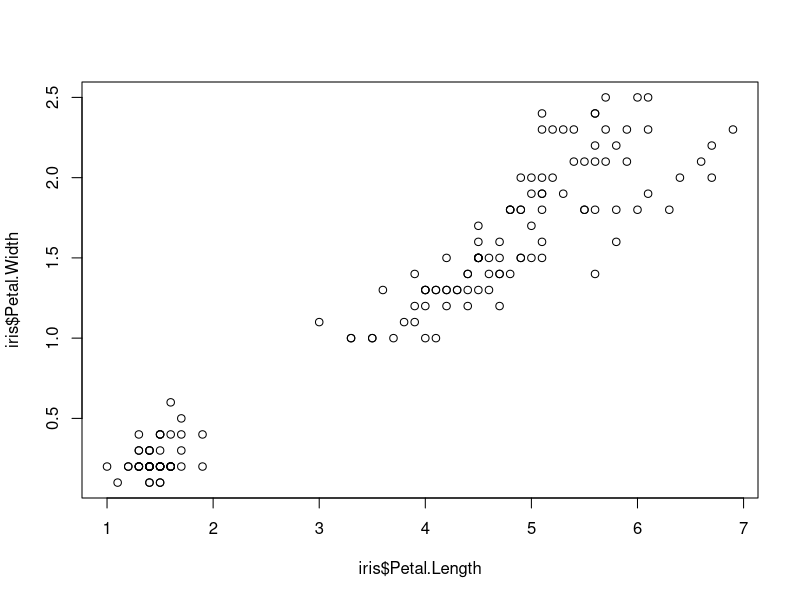
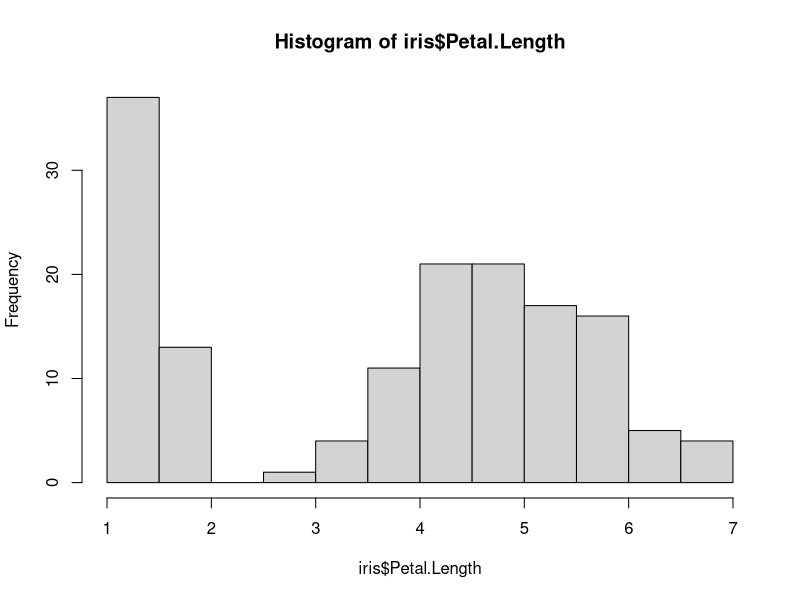
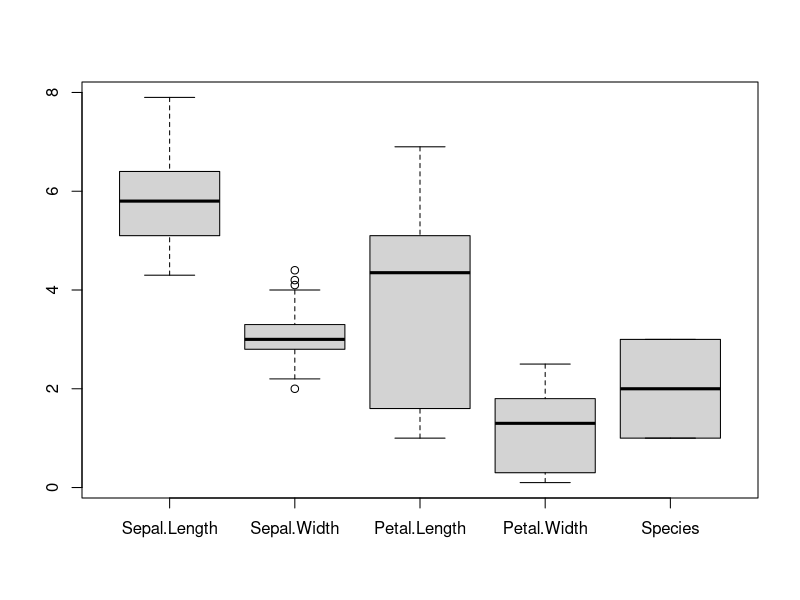
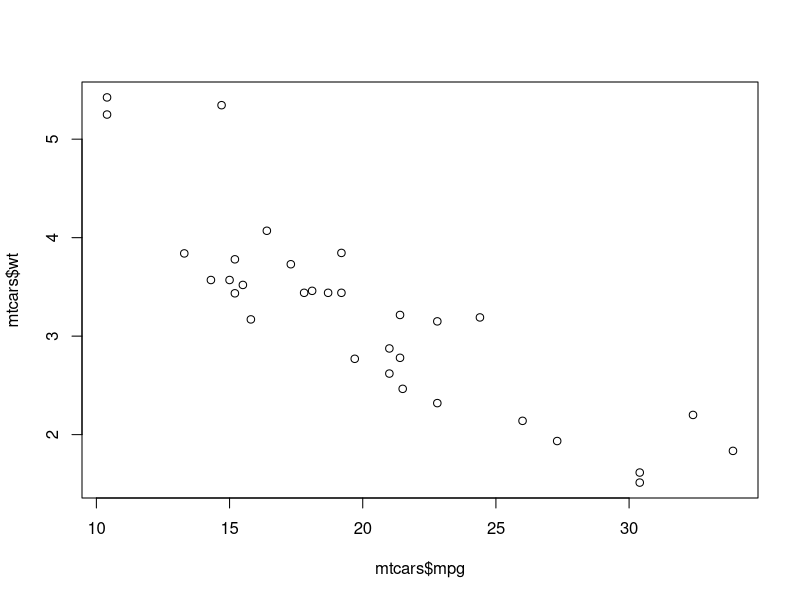
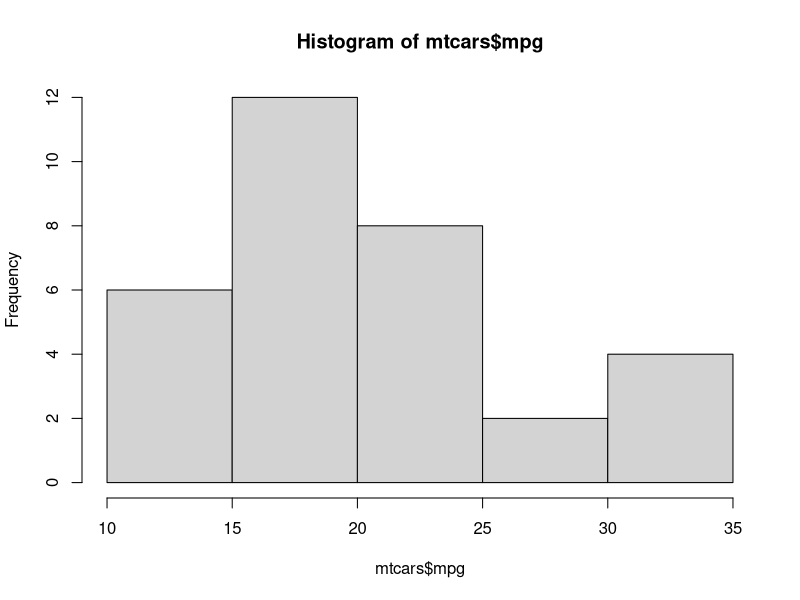
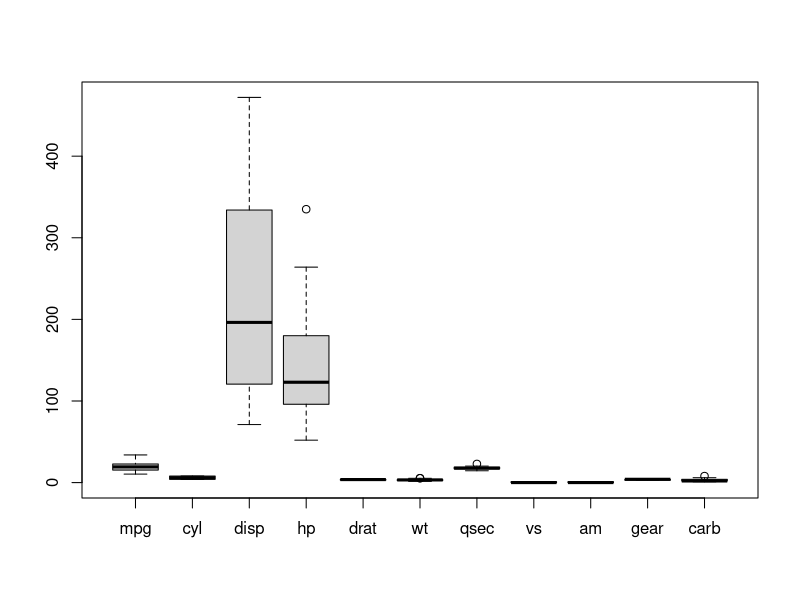
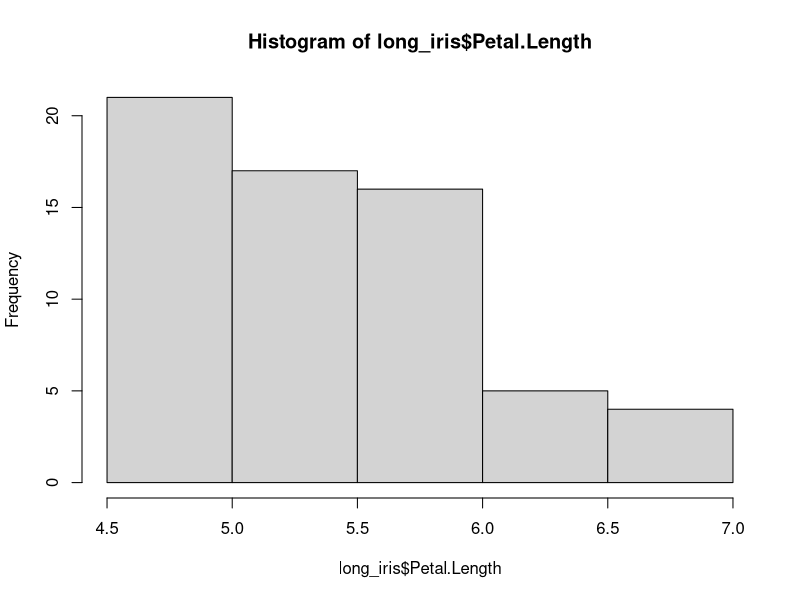
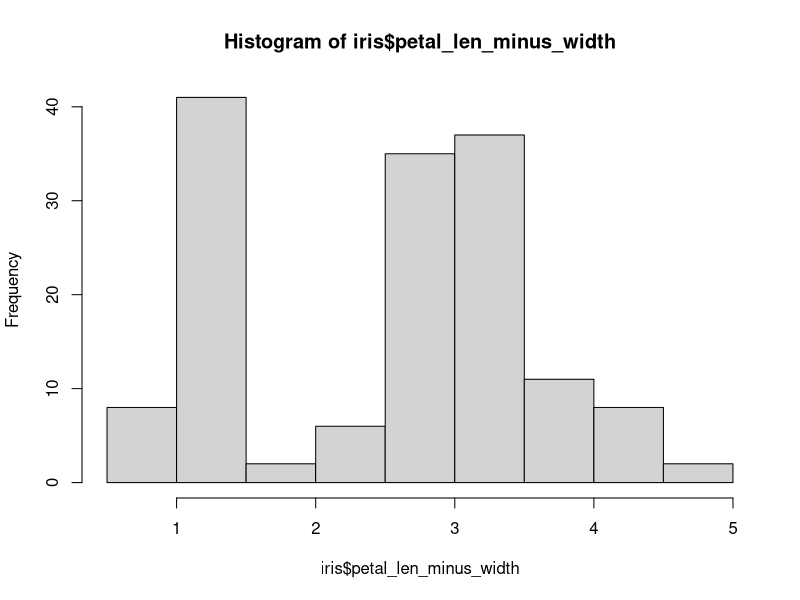

These charts were generated, in order, by the following R code: (Note: this script raises an error after producing the figures.)
####### Learning R
####### Author: Taylor Jones (2022), Georgia Barone (2023), Rutendo Sigauke (2024)
####### Here we will learn a little more about R. R is built as a statistical program,
####### so we will play with some dataframes, statistics and plotting to get used to R.
####### The top portion IN THIS PANEL is the script. This is a great place to record what functions you used.
####### The bottom panel is called your Console. That is where your output will be located.
####### To the right is your variable list under "Environment" and your output for plots under "Plots".
####### The pound/hashtag sign used here allows you to comment out code so it won't run.
####### It is excellent practice to write out what you are doing in your code with a "#" and note what you're doing.
####### To run a line you can either hit Ctrl+Enter OR the "Run" button to the top right of this cell.

##############################################################################################################################
# Let's begin by setting a working directory, where the magic happens.
# The command for this is setwd()
# **Side note: make sure to edit the path below to match your desired working directory path 
setwd('/Users/rutendo/Desktop/SR2025/srworkshop/day06/results/')
getwd()

# We can also do this through a variable. This can be helpful if we want to output something specifically to our working directory
workdir <- '/Users/rutendo/Desktop/SR2025/srworkshop/day06/results/'
setwd(workdir)
getwd()

workdir2 = '/Users/rutendo/Desktop/SR2025/srworkshop/day06/results/'
setwd(workdir2)
getwd()

# We are going to pull in data that is part of base R as practice.
#So first we grab the data
data(iris) #grabbing the data

####### NOTE: To pull in a csv file you set the data as a variable: data<-read.csv(file='FILE.csv')
####### You can think of a dataframe almost like a table in excel.

#first let's do a quick check on what is in iris
names(iris) #names gives us column names inside of iris.
colnames(iris)
rownames(iris)

#like before we can do sum, mean and sd, but this time on a dataframe!
#to do this we need to call the dataframe then the column like so: dataframe_name$column_name
sum(iris$Sepal.Length) #sum
mean(iris$Sepal.Length) #mean
sd(iris$Sepal.Length) #stdev

# We can also look at more general information about iris by using the following commands, summary, names, dim
head(iris, 10) #see the first few rows for iris
tail(iris, 10)
summary(iris) #summary gives min, 1st quart, mean, 3rd quart, max for each column
dim(iris) #dimensions of dataframe


####### 1. Get general information about mtcars.
#NOW try the same thing for a new dataset called mtcars. Check out the sum, mean and standard deviation for mpg.
#grab mtcars
#Note: now mtcars should be pulled into this environment. You should see it listed under the "Environment" tab to the right.
data(mtcars)

#what columns are in mtcars?
colnames(mtcars)

#sum of mpg in mtcars
sum(mtcars$mpg)

#mean of mpg in mtcars
mean(mtcars$mpg)

#stdev of mpg in mtcars
sd(mtcars$mpg)

#check the first few lines of mtcars
head(mtcars, 10)

#check the dimensions of mtcars
dim(mtcars)

#summarize the data in mtcars
summary(mtcars)

##############################################################################################################################
#Now that we have checked out our data we can plot it!
#The base plots aren't beautiful but are quick and easy ways to assess a large amount of data.

#######R for Data Science says it well: Data exploration is the art of looking at your data, 
#######rapidly generating hypotheses, 
#######quickly testing them, 
#######then repeating again and again and again.
#######The goal of data exploration is to generate many promising leads that you can later explore in more depth.

#Here is a quick scatter plot
plot(x=iris$Petal.Length, y=iris$Petal.Width)
#This is correlated such that the longer the petal, the wider the petal

#Here is a quick histogram
hist(iris$Petal.Length)
#This looks like it has a bimodal distribution. The second part of the distribution looks normal.

#Now lets make a boxplot
boxplot(iris)

#This is a nice box plot. Let's save it.
paste0(workdir, 'iris_box_plot.png')
png(paste0(workdir, 'iris_box_plot.png')) #here we are "pasting" our working directory and our plot name together for our output file
boxplot(iris) #here we generate the plot
dev.off() #here we tell R "ok, I'm done"
#Now check your folder and see if it's there! A common error is missing the final "/" in the workdir

#Perhaps you want to make a special output for your scatter plot comparisons
#We want to go back to our petal length vs width and make a special outdir for it.

condx<-'Petal.Length' #we can turn our column names into variables of x and y for easy swapping if desired
condy<-'Petal.Width'

?paste0
paste(workdir, condy, '_vs_', condx, '/')
paste(workdir, condy, '_vs_', condx, '/', sep='')
outdir <- paste(workdir, condy, '_vs_', condx, '/', sep='') ##Generic code that will allow us to create a SPECIFIC folder
dir.create(outdir) ###creating the directory

png(paste0(outdir,'iris_scatter.png'))
plot(x=iris[[condx]], y=iris[[condy]])  # Since condx and condy haven't changed we are SURE that the data matches the folder
#The square brackets allow us to call a column name as a string
dev.off()

####### 2. Generate a plots for mtcars.
#plot mpg vs weight (wt)
plot(x=mtcars$mpg, y=mtcars$wt)

#what trends do you notice?
##> The MPG and Weight are negatively correlated. 
##> The higher MPG cars have smaller WEIGHT

#plot a histogram for mpg
hist(mtcars$mpg)

#what do you notice?
##> More lower MPG cars

#Make a boxplot for mtcars and save it to your working directory
boxplot(mtcars)

##############################################################################################################################
# Now let's practice working with and manipulating the dataframes.

#Let's start by looking at only long petal flowers
long_iris <- subset(iris, Petal.Length > 4.5) #you can see subset is a slightly more complicated command. It takes two inputs separated by a comma
dim(long_iris) #check dimensions
hist(long_iris$Petal.Length) #our new histogram
#notice it is now just the tail of the normal distribution

#What if we want to know the difference between petal length and width?
iris$petal_len_minus_width = iris$Petal.Length - iris$Petal.Width #this will subtract width from length across a given row
head(iris) #we now have a new column
hist(iris$petal_len_minus_width)
#you can see the histogram looks very similar to the petal length

#We decide to get rid of our new column since it isn't very informative.
names(iris) #we see that the new column is the 6th column of iris
iris <- iris[-c(6)] #this deletes the 6th element of the table.
head(iris) #now when we check the dataframe that column is gone.

#Something that is VERY useful is being able to rename columns
#Your count table from featureCounts may have some snarly names
#You'll want some easier names to call before you go into differential expression analysis
names(iris) <- c("sepal_len", "sepal_wid", "petal_len",
                 "petal_wid", "species")
#Check out the new names
head(iris)

#we can make a list of column names using the names command also
names_iris <- names(iris)
#we can then SELECT names we care about from this list, say we only care about petals
names_iris
names_iris[c(3:4)]
#we then can filter our dataframe based on this list
iris_petals <- subset(iris, select = names_iris[c(3:4)])
head(iris_petals)

#transpose iris
tiris <- t(iris)
head(tiris)

####### 3. Manipulating mtcars.
#check only cars with good mpg and create a new table called enviro_friendly
enviro_friendly <- subset(mtcars, mpg > 20) # we can consider 20 MPG as a good 
?subset
dim(enviro_friendly)
dim(mtcars)

#you want to look at how mpg and cylinders may be related. 
#You decide to make a new column that takes the RATIO of mpg to cylinder
head(enviro_friendly)
enviro_friendly$mpg_to_cylinder <- enviro_friendly$mpg/enviro_friendly$cyl
head(enviro_friendly)

#look at the data and see if there are any interesting trends 
#(hint: checking a scatter between mpg and mpg/cyl might be interesting)
plot(x=enviro_friendly$mpg,
     y=enviro_friendly$mpg_to_cylinder)

#now delete your new ratio column to restore mtcars to its original state
enviro_friendly <- enviro_friendly[-c(12)]
head(enviro_friendly) #confirming column was deleted

#rename the columns of mtcars to be more descriptive (like cyl is cylinder for example)
colnames(enviro_friendly) <- c("milespergal","cylinder","disp","horsepower",
                               "drat","weight","qsec","vs","am","gear","carb")
head(enviro_friendly)

#select mpg and cylinder columns only
head(enviro_friendly[,c("milespergal","cylinder")])

#transpose mtcars
enviro_friendly_t <- t(enviro_friendly)
dim(enviro_friendly_t)
head(enviro_friendly_t)

##############################################################################################################################
# Package management

# you can see all installed packages (or called libraries in R) under the package tab to the right (Files/Plots/Packages)
# Take a second to look at what is installed for base R!
# now that we are fresh we can download our first package
# it is good code to save but hash out your code you use to install a package. Once it is installed you don't need to install it again!

# most packages you can install with this syntax: install.packages("PACKAGE"). Such as this package:
#install.packages("tidyverse") #--great package, uncomment this line and run it to install tidyverse on your local machine

library(tidyverse) #This loads tidyverse into our environment

??tidyverse #this calls for help of a package. This is useful if you have no idea where to start

##############################################################################################################################
# "Advanced" dataframe manipulation
# tidyverse contains dplyr which is a package that permits more advanced dataframe manipulations
??dplyr

##### Let's look at some logical operators (filter).
#Understanding how to use logical operators will help you assess your data and generate meaningful plots.
#When you get a differential expression table what if you want to look at significant genes?
#How about genes that are significant AND upregulated?
# we can filter with "and" using "&"

#We want sepal length greater than (or equal to) 6 AND petal length greater than (or equal to) 2 using dplyr
filter(iris, sepal_len >= 6 & petal_len >= 2)

#We only care about the versicolor irises from this list
filter(iris, sepal_len >= 6 & petal_len >= 2 & species == "versicolor")

#what if we want to make a plot looking at this new filtered data?
big_versicolor <- filter(iris, sepal_len >= 6 & petal_len >= 2 & species == "versicolor")
plot(x=big_versicolor$sepal_len, y=big_versicolor$petal_len)

#What if we want significant genes that have a log2(fold change) of 
#MORE than 2 OR LESS than -2 (ie greater or less than a 2 fold change)
# we can filter with "or" using "|"

#We want petal length greater than 6 OR petal length less than 2
filter(iris, petal_len > 6 | petal_len < 2)

#what if we want to make a plot looking at this new filtered data?
sep_petal_len <- filter(iris, petal_len > 6 | petal_len < 2)
hist(sep_petal_len$petal_len)

#Say we want to ONLY look at the species "virginica"
filter(iris, species == "virginica")

#Say we want to DON'T want look at the species "virginica"
filter(iris, species != "virginica")

#Say we want species starting with v- we can use str_detect for more general filtering
summary(filter(iris, str_detect(species, "v")))

##### So a recap:
# & means and
# | means or
# < means less than (> greater)
# <= means less than or equal to (>= greater)
# == means equal to
# != means NOT equal to

##### Before we filtered rows, now we can select columns (select).

#select species column and list just the unique species
unique(select(iris, 'species'))

#select all but species- this drops the species column
select(iris, -'species')

##### We can add new variables (mutate)
#adding petal ratio as a column
iris <- mutate(iris, petal_ratio = petal_len/petal_wid)

#adding sepal ratio as a column
iris <- mutate(iris, sepal_ratio = sepal_len/sepal_wid)
head(iris)

#adding an id column
iris$index <- rownames(iris)
iris <- mutate(iris,id=as.character(paste0(index, '_',species, '_',petal_ratio, '_', sepal_ratio)))

#changing the index to the id
rownames(iris) <- iris$id
head(iris)

#changing it back because it is sort of long
rownames(iris) <- iris$index

##### We can order rows (arrange)
#arrange from smallest to largest petal ratio
head(arrange(iris, petal_ratio))
tail(arrange(iris, petal_ratio))

#to flip and go largest to smallest add "desc"
head(arrange(iris, desc(petal_ratio)))

##### We can use (group_by) to look at certain groups at a time
#this is useful for looking at differences in iris species
ir <- group_by(iris, species)
group_keys(ir) #listing how it was grouped

#we can then split this dataframe
group_split(ir)

####### 4. Tidy-ing mtcars
#plot a scatter plot of cars with a weight greater than (or equal to) 3.6 and greater than (or equal to) 15 mpg (wt vs mpg)

mtcars_filter_a <- subset(mtcars, wt >= 3.6 & mpg >= 15)
plot(mtcars_filter_a$wt, mtcars_filter_a$mpg)

#plot a histogram of weights for cars with a weigh less than 1.5 or greater than 3.6
mtcars_filter_b <- subset(mtcars, wt < 1.5 | wt > 3.6)
hist(mtcars_filter_b$wt)

#plot a scatter plot for mpg for this filtered dataframe
plot(mtcars_filter_b$wt, mtcars_filter_b$mpg)

#how many cars have exactly 4 cylinders? How many do NOT have 4 cylinders? 
#NOTE: you can use count() to count how many rows are in a dataframe.
count(subset(mtcars, cyl == 4))
count(subset(mtcars, cyl != 4))
table(mtcars$cyl) # another option is to use table

#how many cars have the same number of gears and carborators?

nrow(mtcars[mtcars$gear==mtcars$carb,])

#make mtcars car names into a column (hint: rownames)
mtcars$carnames <- rownames(mtcars)

#filter for all Toyta and Mazdas
mtcars[grep("Toyota|Mazda",  mtcars$carnames),]

#make a boxplot of mtcars gears where they are grouped by cylinder 
#(hint: you will need to use the Tilde (~) Operator if using base R boxplot function)
boxplot(mtcars$gear ~ mtcars$cyl)

##############################################################################################################################
# "Advanced" Plotting
#quick R plots are really useful for exploratory data analysis. They are not good for your publications!
#So now we will generate some pretty plots! We can add dimensions like color to get more information from our dataframe
#let's start with sep_petal_len that we generated before
hist(sep_petal_len$petal_len)
plot(x=sep_petal_len$petal_len, y=sep_petal_len$petal_wid)

#we can use ggplot to improve this scatter plot
g<-ggplot(sep_petal_len, aes(petal_len, petal_wid))+geom_point()
g #run g to view the plot

#let's color the points based on the species- this will give us additional information
g<-ggplot(sep_petal_len, aes(petal_len, petal_wid, color=species))+geom_point()
g

#what if I want exact colors?
g<-ggplot(sep_petal_len, aes(petal_len, petal_wid, color=factor(species)))+
  scale_color_manual(values=c("#2540D8", "red")) + geom_point(shape = 16, size = 1.4)  #you can use color names such as red or hex codes to be more precise
g

#let's change the labels for the axes
#NOTE: g already exists so we can just add to it!
g<-g+ggtitle('Short and Long Petals')+
  labs(x='Petal Length', y='Petal Width')
g

#let's change change our font themes.
g <- g+theme(plot.title= element_text(size=20, face='bold', margin = margin(10, 0, 10, 0))) +
  theme(axis.text = element_text(size=12, face='bold')) +
  theme(axis.title = element_text(size=12, face = 'bold'))
g

#let's make out background white
g <- g+ theme(panel.background = element_rect(fill = 'white'),
              panel.grid.major = element_line(colour = "white",linewidth =0),
              panel.grid.minor = element_line(colour = "white", linewidth =0))
g

### or
g <- g+ theme_minimal()
g

#let's set the x and y axis limits
g <- g+xlim(c(1,7))+ylim(c(0,3))
g

#let's add a verticle line and a horizontal line that are the middle between the species
summary(sep_petal_len) #looking at our df
vir <- filter(sep_petal_len, species=='virginica') #pulling species 1
summary(vir) #looking at stats for species 1
set <- filter(sep_petal_len, species=='setosa') #pulling species 2
summary(set) #looking at stats for species 2
v_line <- (mean(vir$petal_len) + mean(set$petal_len))/2 #calculating where to put the vertical line
v_line #looking at that location
h_line <- (mean(vir$petal_wid) + mean(set$petal_wid))/2 #calculating where to put the horizontal line
h_line #looking at that location

#now we can actually plot those lines!
g <- g+ 
  geom_hline(yintercept=h_line, linetype="dashed", color = "black") + 
  geom_vline(xintercept=v_line, linetype="dashed", color = "black")
g

#let's add in species names ONTO the plot.
g <- g + 
  geom_text(x=5.8, y=1.5, label="virginica", color='red') +
  geom_text(x=2.1, y=0.8, label="setosa", color='#2540D8')

g

####Here is all we did in one big plot input!
g_combined <- ggplot(sep_petal_len, aes(petal_len, petal_wid, color=factor(species)))+
  scale_color_manual(values=c("#2540D8", "red")) + geom_point(shape = 16, size = 1.4)+
  ggtitle('Short and Long Petals')+
  labs(x='Petal Length', y='Petal Width')+
  theme(plot.title= element_text(size=20, face='bold', margin = margin(10, 0, 10, 0))) +
  theme(axis.text = element_text(size=12, face='bold')) +
  theme(axis.title = element_text(size=12, face = 'bold')) +
  theme_minimal() +
  xlim(c(1,7))+ylim(c(0,3))+ 
  geom_hline(yintercept=h_line, linetype="dashed", color = "black") + 
  geom_vline(xintercept=v_line, linetype="dashed", color = "black") +
  geom_text(x=5.8, y=1.5, label="virginica", color='red') +
  geom_text(x=2.1, y=0.8, label="setosa", color='#2540D8')
g_combined
  
#finally, let's save all our work on g!!
ggsave("pretty_short_vs_long_petals.png", plot = last_plot(), path = workdir,
       scale = 1, width = NA, height = NA, units = c("in", "cm", "mm"),
       dpi = 600, limitsize = TRUE)


####### 5. Pretty plotting mtcars
#Create a pretty plot for mtcars mpg vs weight
plot(mtcars$wt, mtcars$mpg)

#color dots by cylinder number
#change the dots to another shape (hint: google geom_point shape)
#change the theme to white/simple
#add titles and change x/y axis titles,
#make font bold
#set the x and y limits
#add a horizontal line for where "efficient" cars begin (judgement call- decide what makes a car efficient)
#label this new line on the plot "Efficient cars"
#save your plot

ggplot(mtcars, aes(x=wt, y=mpg)) + 
  geom_point(shape=21, fill="blue", color="gray90", size=4) +
  labs(title = "MT Cars Weight and MPG", 
       y = "MPG",
       x = "Weight") +
  geom_hline(yintercept = 20, linetype='dashed', linewidth=1, color = 'gray20') +
  annotate("text", x = 4.75, y = 21, label = "Efficient cars", size = 6) +
  xlim(c(1,7))+ylim(c(0,35))+ 
  theme_cowplot(20) +
  theme(plot.title = element_text(hjust = 0.5),
        title = element_text(size = 20), 
        axis.title = element_text(size = 18, face ='bold'),
        axis.text.y = element_text(size = 16),
        axis.text.x = element_text(size = 16)) 

ggsave("mtcars_efficient_line.png", plot = last_plot(), path = workdir,
       scale = 1, width = NA, height = NA, units = c("in", "cm", "mm"),
       dpi = 600, limitsize = TRUE)

####Advanced: Google to figure out how to add a regression line to your plot!

ggplot(mtcars, aes(x=wt, y=mpg)) + 
  geom_point(shape=21, fill="blue", color="gray90", size=4) +
  labs(title = "MT Cars Weight and MPG", 
       y = "MPG",
       x = "Weight") +
  geom_hline(yintercept = 20, linetype='dashed', linewidth=1, color = 'gray20') +
  annotate("text", x = 4.75, y = 21, label = "Efficient cars", size = 6) +
  xlim(c(1,7))+ylim(c(0,35))+ 
  geom_smooth(method = "lm", se = FALSE, color="gray60") +
  theme_cowplot(20) +
  theme(plot.title = element_text(hjust = 0.5),
        title = element_text(size = 20), 
        axis.title = element_text(size = 18, face ='bold'),
        axis.text.y = element_text(size = 16),
        axis.text.x = element_text(size = 16)) 

####Homework is finishing this. If you want additional practice go to Learning_R_Additional_Practice.R

